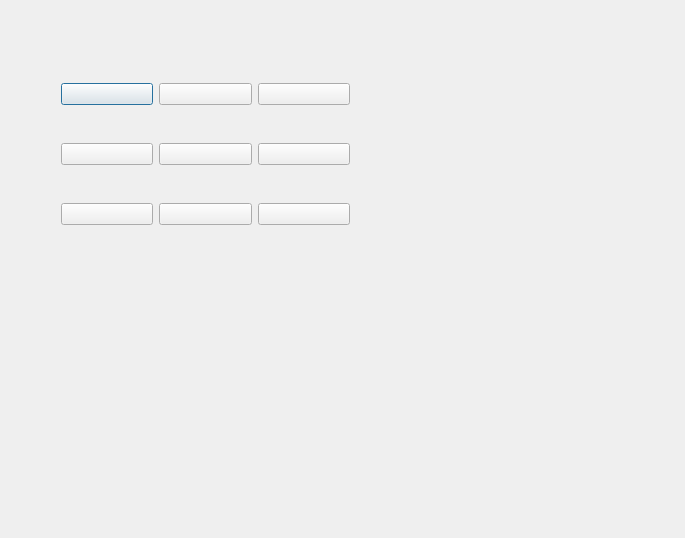
<?xml version="1.0" encoding="UTF-8"?>
<ui version="4.0">
 <class>Dialog</class>
 <widget class="QDialog" name="Dialog">
  <property name="geometry">
   <rect>
    <x>0</x>
    <y>0</y>
    <width>685</width>
    <height>538</height>
   </rect>
  </property>
  <property name="windowTitle">
   <string>Dialog</string>
  </property>
  <widget class="QWidget" name="layoutWidget">
   <property name="geometry">
    <rect>
     <x>50</x>
     <y>40</y>
     <width>311</width>
     <height>231</height>
    </rect>
   </property>
   <layout class="QVBoxLayout" name="verticalLayout">
    <item>
     <layout class="QHBoxLayout" name="horizontalLayout">
      <item>
       <widget class="QPushButton" name="sq_one_one">
        <property name="text">
         <string/>
        </property>
       </widget>
      </item>
      <item>
       <widget class="QPushButton" name="sq_one_two">
        <property name="text">
         <string/>
        </property>
       </widget>
      </item>
      <item>
       <widget class="QPushButton" name="sq_one_three">
        <property name="text">
         <string/>
        </property>
       </widget>
      </item>
     </layout>
    </item>
    <item>
     <layout class="QHBoxLayout" name="horizontalLayout_2">
      <item>
       <widget class="QPushButton" name="sq_two_one">
        <property name="text">
         <string/>
        </property>
       </widget>
      </item>
      <item>
       <widget class="QPushButton" name="sq_two_two">
        <property name="text">
         <string/>
        </property>
       </widget>
      </item>
      <item>
       <widget class="QPushButton" name="sq_two_three">
        <property name="text">
         <string/>
        </property>
       </widget>
      </item>
     </layout>
    </item>
    <item>
     <layout class="QHBoxLayout" name="horizontalLayout_3">
      <item>
       <widget class="QPushButton" name="sq_three_one">
        <property name="text">
         <string/>
        </property>
       </widget>
      </item>
      <item>
       <widget class="QPushButton" name="sq_three_two">
        <property name="text">
         <string/>
        </property>
       </widget>
      </item>
      <item>
       <widget class="QPushButton" name="sq_three_three">
        <property name="text">
         <string/>
        </property>
       </widget>
      </item>
     </layout>
    </item>
   </layout>
  </widget>
 </widget>
 <layoutdefault spacing="6" margin="11"/>
 <resources/>
 <connections/>
</ui>
